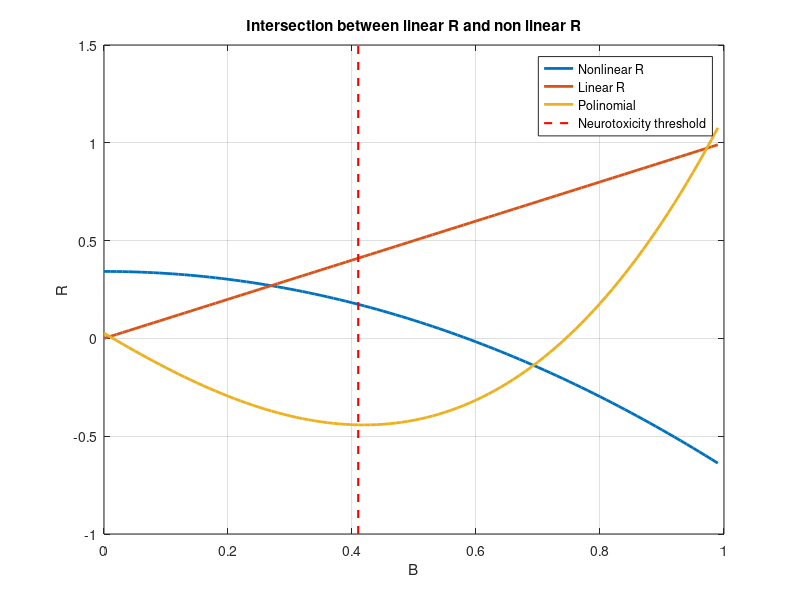

Reproduce this figure in MATLAB.
%Find lienar R and non linear R
% The intersections of the curves below define the fixed points of the system
%In the code we solve the system of liner R and non linear R in this way we
%obtain the 

%FIND THE INTERSECTION BETWEEN LINEAR AND NN LINEAR R
alpha = 7 / (8 * 0.9);
k_DR = 0.0005;
k_BR = 1;
D = 0;

% Define the nonlinear function (Eq. S19)
nonlinear_R = @(B) -B.^2 + 1/2 * log((alpha + B) / (alpha - B));

% Define the linear function (Eq. S12)
linear_R = @(B, D) k_BR * B + k_DR * D;

%Define the polynomial obtian from their intersection (Eq. S25)
poli = @(B) 2*B.^3 +B.^2 -2*B*alpha.^2 +alpha-alpha.^2;

% Define the range for B (0 to 0.95 with a step of 0.01)
B = 0:0.01:0.99;

% Evaluate the functions
r_nonlinear = nonlinear_R(B);
r_linear = linear_R(B, D);
polinomial = poli(B);


% Solve the polynomial equation to find the intersections
coefficients = [2, 1, -2 * alpha^2, alpha - alpha^2]; %coeff of the polinomial
solutions = roots(coefficients);

% Filter positive solutions
positive_id = solutions >= 0;
solutions_positive = solutions(positive_id);

% Calculate corresponding values for B, R, and D
B1 = solutions_positive(1);
R1 = nonlinear_R(B1);
D1 = (R1 - B1) / k_DR;

B2 = solutions_positive(2);
R2 = nonlinear_R(B2);
D2 = (R2 - B2) / k_DR;


disp(['B1 = ', num2str(B1), ' gives R1 = ', num2str(R1), ' gives D1 = ', num2str(D1)]);
disp(['B2 = ', num2str(B2), ' gives R2 = ', num2str(R2), ' gives D2 = ', num2str(D2)]);

% Plot the functions
figure;
plot(B, r_nonlinear, 'LineWidth', 2, 'DisplayName', 'Nonlinear R');
hold on;
plot(B, r_linear, 'LineWidth', 2, 'DisplayName', 'Linear R');
plot(B, polinomial, 'LineWidth',2, 'DisplayName','Polinomial' );
plot([0.41 0.41],ylim, 'r--', 'LineWidth', 1.5, 'DisplayName','Neurotoxicity threshold');  
xlabel('B');
ylabel('R');
title('Intersection between linear R and non linear R')
legend('show');
grid on;

 